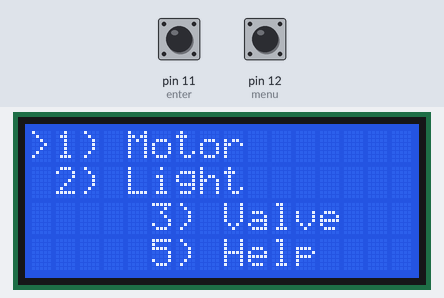
The sketch below on a simulated Arduino Uno, built with avr-gcc and run on an emulated ATmega328P. Parts: 16×4 character LCD. Inputs (shaded band) come from the test bench; at power-on: pin 12 (menu) HIGH, pin 11 (enter) HIGH.

Above: at 1.2 s.
1.3 s: pin 12 (menu) pulled LOW for 0.15 s
At 1.73 s:
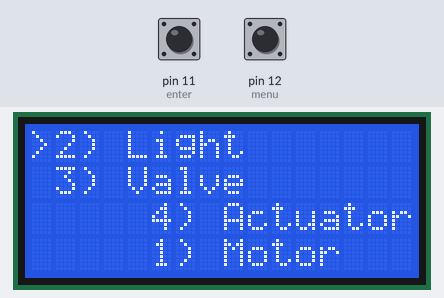
2.0 s: pin 11 (enter) pulled LOW for 0.15 s
At 2.5 s:
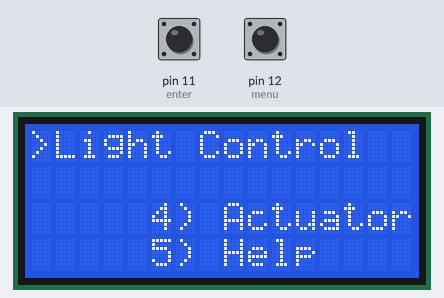
3.6 s: pin 11 (enter) pulled LOW for 1 s
At 4.9 s:
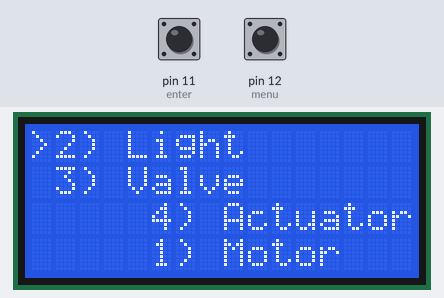
5.2 s: pin 12 (menu) pulled LOW for 1 s
At 7.3 s:
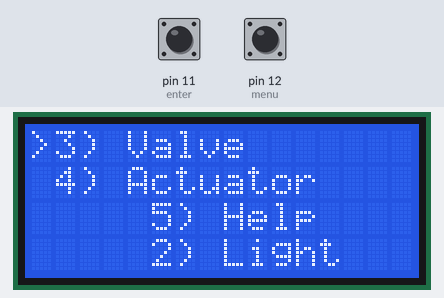
7.8 s: pin 11 (enter) pulled LOW for 0.15 s
At 8.5 s:
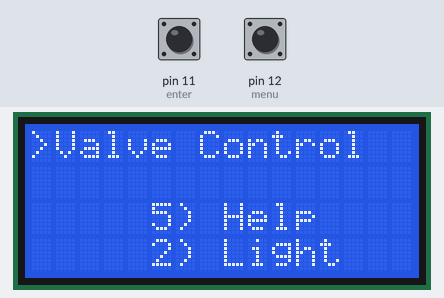
9.4 s: pin 11 (enter) pulled LOW for 3.2 s
At 13.9 s:
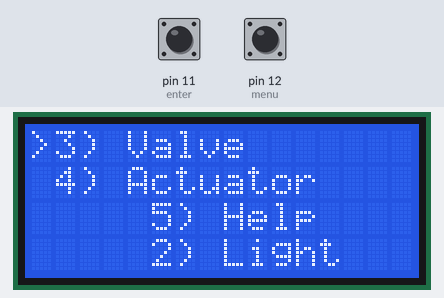
Timing chart, 0 to 15.2 s (numbered marks = the images above; inputs shaded):
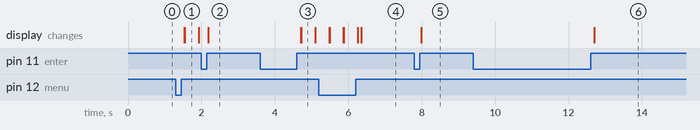

Measured:
- after the input at 1.3 s, the display: first changes after 0.24 s (image 1 shows a later state)
- after the input at 2.0 s, the display: changes after 0.18 s (image 2)
- after the input at 3.6 s, the display: first changes after 1.1 s (image 3 shows a later state)
- after the input at 7.8 s, the display: changes after 0.19 s (image 5)
- after the input at 9.4 s, the display: changes after 3.3 s (image 6)

The sketch:

arduino134_WR_source.ino
```cpp
/* ========================================================================================================

   Curso de Arduino e AVR 134

   WR Kits Channel


   Menu no Formato de Lista com Display LCD I2C


   Autor: Eng. Wagner Rambo  Data: Agosto de 2017

   www.wrkits.com.br | facebook.com/wrkits | youtube.com/user/canalwrkits | dailymotion.com/wrkits

======================================================================================================== */


// ========================================================================================================
// --- Bibliotecas Auxiliares ---
#include <Wire.h>
#include <LiquidCrystal_I2C.h>


// ========================================================================================================
// --- Mapeamento de Hardware ---
#define     menu     12
#define     enter    11


// ========================================================================================================
// --- Protótipo das Funções ---
void readButts();
void list_menu();
void menu_select();


// ========================================================================================================
// --- Declaração de Objetos ---
LiquidCrystal_I2C lcd(0x3F,2,1,0,4,5,6,7,3, POSITIVE);


// ========================================================================================================
// --- Variáveis Globais ---
int      line[5] = {0,1,2,3,4},
         line_bk[5],
         index,
         menu_number = 1;

boolean  menu_flag  = 0,
         enter_flag = 0,
         sub_menu = 0;


// ========================================================================================================
// --- Configurações Iniciais ---
void setup()
{

  //Serial.begin(9600);
  pinMode(menu,  INPUT_PULLUP);
  pinMode(enter, INPUT_PULLUP);


 lcd.begin (16,4);
 lcd.setBacklight(HIGH);
 lcd.setCursor(0,0);
 lcd.print(">");


} //end setup


// ========================================================================================================
// --- Loop Infinito ---
void loop()
{

  if(!sub_menu)
  {
    lcd.setCursor(1,line[0]);
    lcd.print("1) Motor        ");
    lcd.setCursor(1,line[1]);
    lcd.print("2) Light        ");
    lcd.setCursor(1,line[2]);
    lcd.print("3) Valve        ");
    lcd.setCursor(1,line[3]);
    lcd.print("4) Actuator     ");
    lcd.setCursor(1,line[4]);
    lcd.print("5) Help         ");
  }


  readButts();


} //end loop


void readButts()
{

   if(!digitalRead(menu))  menu_flag  = 0x01;
   if(!digitalRead(enter)) enter_flag = 0x01;

   if(digitalRead(menu) && menu_flag)
   {
       menu_flag = 0x00;
       list_menu();
       menu_number+=1;
       if(menu_number > 5) menu_number = 1;

   } //end if menu

   if(digitalRead(enter) && enter_flag)
   {
      enter_flag = 0x00;
      sub_menu = !sub_menu;
      menu_select();

   } //end if menu


} //end readButts


void list_menu()
{
  for(int i=4; i>-1; i--)
  {
     index = i-1;
     line_bk[i] = line[i];

     if(index < 0) line[i] = line_bk[i+4];

     else line[i] = line[i-1];

  }

} //end list_menu


void menu_select()
{

    switch(menu_number)
    {
       case 1:
               lcd.setCursor(1,0);
               lcd.print("Motor Control  ");
               lcd.setCursor(0,1);
               lcd.print("                ");
               break;
       case 2:
               lcd.setCursor(1,0);
               lcd.print("Light Control  ");
               lcd.setCursor(0,1);
               lcd.print("                ");
               break;
       case 3:
               lcd.setCursor(1,0);
               lcd.print("Valve Control  ");
               lcd.setCursor(0,1);
               lcd.print("                ");
               break;
       case 4:
               lcd.setCursor(1,0);
               lcd.print("Actuator Ctrl  ");
               lcd.setCursor(0,1);
               lcd.print("                ");
               break;
       case 5:
               lcd.setCursor(1,0);
               lcd.print("Help System    ");
               lcd.setCursor(0,1);
               lcd.print("                ");
               break;

    } //end switch


} //end menu_select
```
